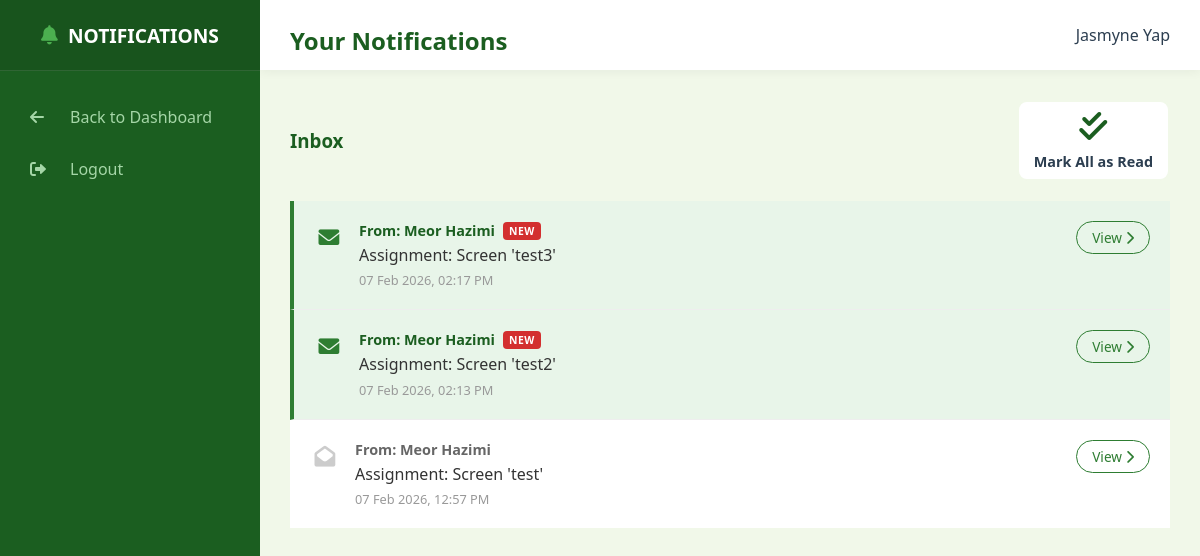
Before: /notifications (signed in) with the older database file.
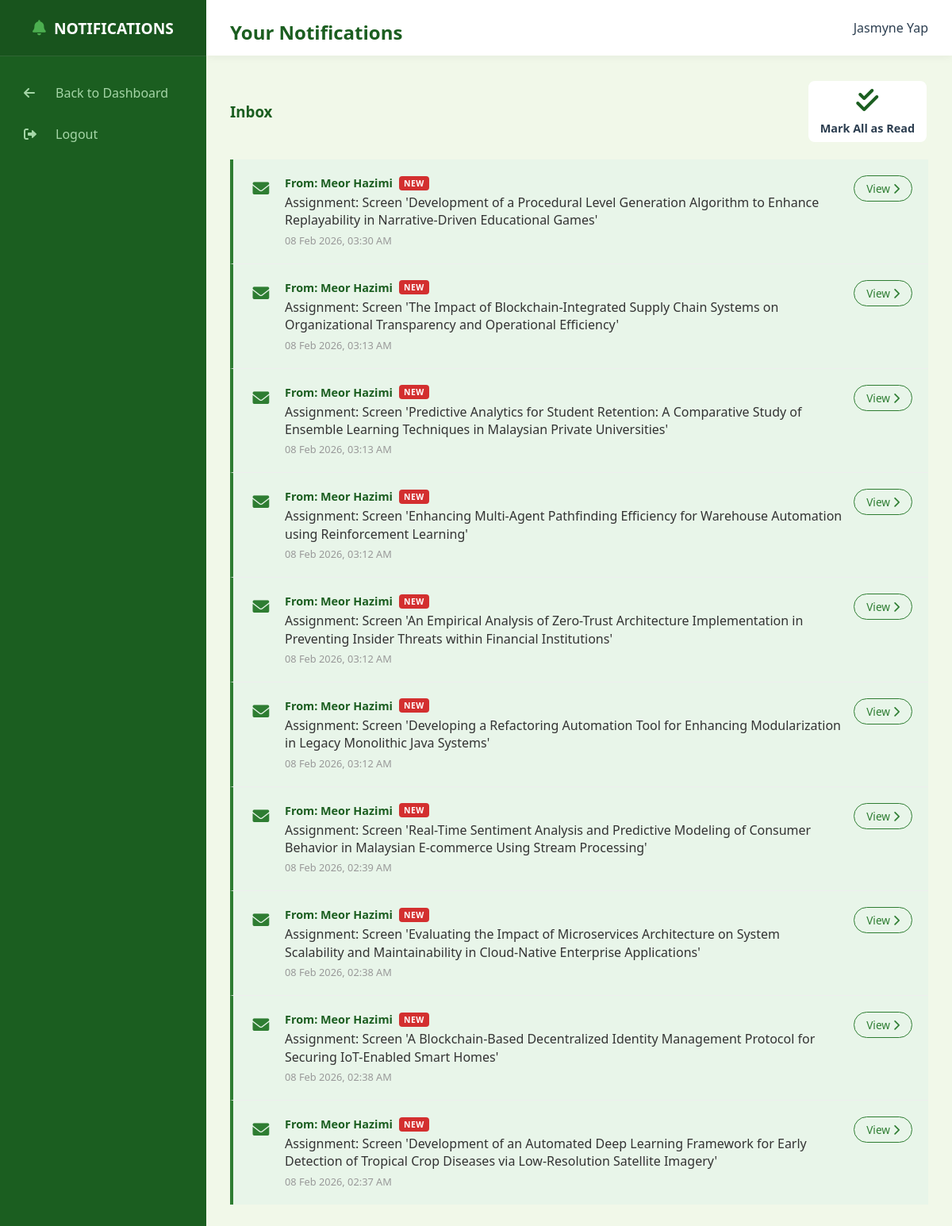
After: the same page with the newer database file.
### models.py (models this page shows, shortened)
class Notification(db.Model):
    __tablename__ = "notification"
    id = db.Column(db.Integer, primary_key=True)
    recipient_id = db.Column(
        db.String(15), db.ForeignKey("user.mmu_id"), nullable=False
    )
    sender_id = db.Column(db.String(15), db.ForeignKey("user.mmu_id"), nullable=True)
    message = db.Column(db.String(255), nullable=False)
    link = db.Column(db.String(255), nullable=True)
    is_read = db.Column(db.Boolean, default=False)
    timestamp = db.Column(db.DateTime, default=malaysia_now)
    recipient = db.relationship(
        "User", foreign_keys=[recipient_id], backref="notifications_received"
    )
    sender = db.relationship(
        "User", foreign_keys=[sender_id], backref="notifications_sent"
    )

class User(db.Model):
    __tablename__ = "user"
    mmu_id = db.Column(db.String(15), primary_key=True)
    name = db.Column(db.String(150), nullable=False)
    email = db.Column(db.String(100), unique=True, nullable=False)
    password = db.Column(db.String(100), nullable=False)
    faculty = db.Column(db.String(100), nullable=False)
    user_role = db.Column(db.String(25), nullable=False)
    profile_image = db.Column(db.String(20), nullable=False, default="default.jpg")
    phone_number = db.Column(db.String(20), nullable=True)
    admin_profile = db.relationship(
        "Admin", backref="user_info", uselist=False, cascade="all, delete-orphan"
    )
    researcher_profile = db.relationship(
        "Researcher", backref="user_info", uselist=False, cascade="all, delete-orphan"
    )
    reviewer_profile = db.relationship(
        "Reviewer", backref="user_info", uselist=False, cascade="all, delete-orphan"
    )
    hod_profile = db.relationship(
        "HOD", backref="user_info", uselist=False, cascade="all, delete-orphan"
    )

### routes/auth_routes.py (the view)
@auth_bp.route("/notifications")
def view_notifications():
    if "user_id" not in session:
        return redirect(url_for("auth.main_login"))
    user_id = session["user_id"]
    notifs = (
        Notification.query.filter_by(recipient_id=user_id)
        .order_by(Notification.timestamp.desc())
        .all()
    )
    return render_template(
        "notifications.html", notifications=notifs, user=User.query.get(user_id)
    )

### main.py (called while the page is built)
@app.context_processor
def inject_notifications():
    if "user_id" in session:
        unread = Notification.query.filter_by(recipient_id=session["user_id"], is_read=False).count()
        return dict(unread_notifications=unread)
    return dict(unread_notifications=0)

### templates/notifications.html (shortened to what this page needs)
<!DOCTYPE html>
<html lang="en">
<head>
    <link rel="stylesheet" type="text/css" href="{{ url_for('static', filename='style.css') }}">
    <link rel="stylesheet" href="https://cdnjs.cloudflare.com/ajax/libs/font-awesome/6.0.0/css/all.min.css">
</head>
<body>
    <div class="dashboard-container">
        <div class="sidebar">
            <div class="sidebar-header"><i class="fas fa-bell"
                    style="margin-right: 10px; color: var(--secondary-color);"></i> NOTIFICATIONS</div>
            <ul class="sidebar-menu">
                <li><a href="javascript:history.back()"><i class="fas fa-arrow-left"></i> Back to Dashboard</a></li>
                <li><a href="{{ url_for('auth.logout') }}"><i class="fas fa-sign-out-alt"></i> Logout</a></li>
            </ul>
        </div>
        <div class="main-content">
            <div class="top-bar">
                <h2>Your Notifications</h2> <span>{{ user.name }}</span>
            </div>
            <div class="content-wrapper">
                <div style="display: flex; justify-content: space-between; align-items: center; margin-bottom: 20px;">
                    <h3 style="margin: 0; color: #1b5e20;">Inbox</h3>
                    {% if unread_notifications > 0 %}
                    <a href="{{ url_for('auth.mark_all_notifications_read') }}" class="btn-outline"
                        style="font-size: 0.9rem; padding: 8px 15px;">
                        <i class="fas fa-check-double"></i> Mark All as Read
                    </a>
                    {% endif %}
                </div>
                <div class="section-card" style="padding: 0; overflow: hidden;">
                    {% for n in notifications %}
                    <div class="notif-item {% if not n.is_read %}unread{% endif %}">
                        <div class="notif-icon">
                            {% if not n.is_read %}
                            <i class="fas fa-envelope" style="color: #2e7d32;"></i>
                            {% else %}
                            <i class="fas fa-envelope-open" style="color: #ccc;"></i>
                            {% endif %}
                        </div>
                        <div class="notif-content">
                            <div class="notif-sender">
                                {% if n.sender %}From: {{ n.sender.name }}{% else %}System Message{% endif %}
                                {% if not n.is_read %}
                                <span class="badge-new">NEW</span>
                                {% endif %}
                            </div>
                            <div class="notif-text">{{ n.message }}</div>
                            <div class="notif-time">{{ n.timestamp.strftime('%d %b %Y, %I:%M %p') }}</div>
                        </div>
                        {% if n.link %}
                        <div class="notif-action">
                            <a href="{{ url_for('auth.click_notification', notif_id=n.id) }}" class="btn-sm">
                                View <i class="fas fa-chevron-right"></i>
                            </a>
                        </div>
                        {% endif %}
                    </div>
                    {% else %}
                    <div style="padding: 50px; text-align: center; color: #999;">
                        <i class="fas fa-inbox"
                            style="font-size: 3rem; margin-bottom: 15px; display: block; opacity: 0.3;"></i>
                        No notifications yet.
                    </div>
                    {% endfor %}
                </div>
            </div>
        </div>
    </div>
</body>
</html>

Changed rows visible on the page:
no longer on this page (row edited): Notification: is_read False (drawn), sender.name "Meor Hazimi", message "Assignment: Screen 'test2'", timestamp "07 Feb 2026, 02:13 PM"
no longer on this page (row edited): Notification: is_read True (drawn), sender.name "Meor Hazimi", message "Assignment: Screen 'test'", timestamp "07 Feb 2026, 12:57 PM"
added Notification: is_read False (drawn), sender.name "Meor Hazimi", message "Assignment: Screen 'Development of a Procedural Level Generation Algorithm to Enhance Replayability in Narrative-Driven Educational Games'", timestamp "08 Feb 2026, 03:30 AM"
added Notification: is_read False (drawn), sender.name "Meor Hazimi", message "Assignment: Screen 'The Impact of Blockchain-Integrated Supply Chain Systems on Organizational Transparency and Operational Efficiency'", timestamp "08 Feb 2026, 03:13 AM"
added Notification: is_read False (drawn), sender.name "Meor Hazimi", message "Assignment: Screen 'Predictive Analytics for Student Retention: A Comparative Study of Ensemble Learning Techniques in Malaysian Private Universities'", timestamp "08 Feb 2026, 03:13 AM"
now on this page (row edited): Notification: is_read False (drawn), sender.name "Meor Hazimi", message "Assignment: Screen 'Enhancing Multi-Agent Pathfinding Efficiency for Warehouse Automation using Reinforcement Learning'", timestamp "08 Feb 2026, 03:12 AM"
now on this page (row edited): Notification: is_read False (drawn), sender.name "Meor Hazimi", message "Assignment: Screen 'An Empirical Analysis of Zero-Trust Architecture Implementation in Preventing Insider Threats within Financial Institutions'", timestamp "08 Feb 2026, 03:12 AM"
changed Notification: message "Assignment: Screen 'test3'" → "Assignment: Screen 'Developing a Refactoring Automation Tool for Enhancing Modularization in Legacy Monolithic Java Systems'"; timestamp "07 Feb 2026, 02:17 PM" → "08 Feb 2026, 03:12 AM"
now on this page (row edited): Notification: is_read False (drawn), sender.name "Meor Hazimi", message "Assignment: Screen 'Real-Time Sentiment Analysis and Predictive Modeling of Consumer Behavior in Malaysian E-commerce Using Stream Processing'", timestamp "08 Feb 2026, 02:39 AM"
now on this page (row edited): Notification: is_read False (drawn), sender.name "Meor Hazimi", message "Assignment: Screen 'Evaluating the Impact of Microservices Architecture on System Scalability and Maintainability in Cloud-Native Enterprise Applications'", timestamp "08 Feb 2026, 02:38 AM"
now on this page (row edited): Notification: is_read False (drawn), sender.name "Meor Hazimi", message "Assignment: Screen 'A Blockchain-Based Decentralized Identity Management Protocol for Securing IoT-Enabled Smart Homes'", timestamp "08 Feb 2026, 02:38 AM"
now on this page (row edited): Notification: is_read False (drawn), sender.name "Meor Hazimi", message "Assignment: Screen 'Development of an Automated Deep Learning Framework for Early Detection of Tropical Crop Diseases via Low-Resolution Satellite Imagery'", timestamp "08 Feb 2026, 02:37 AM"
